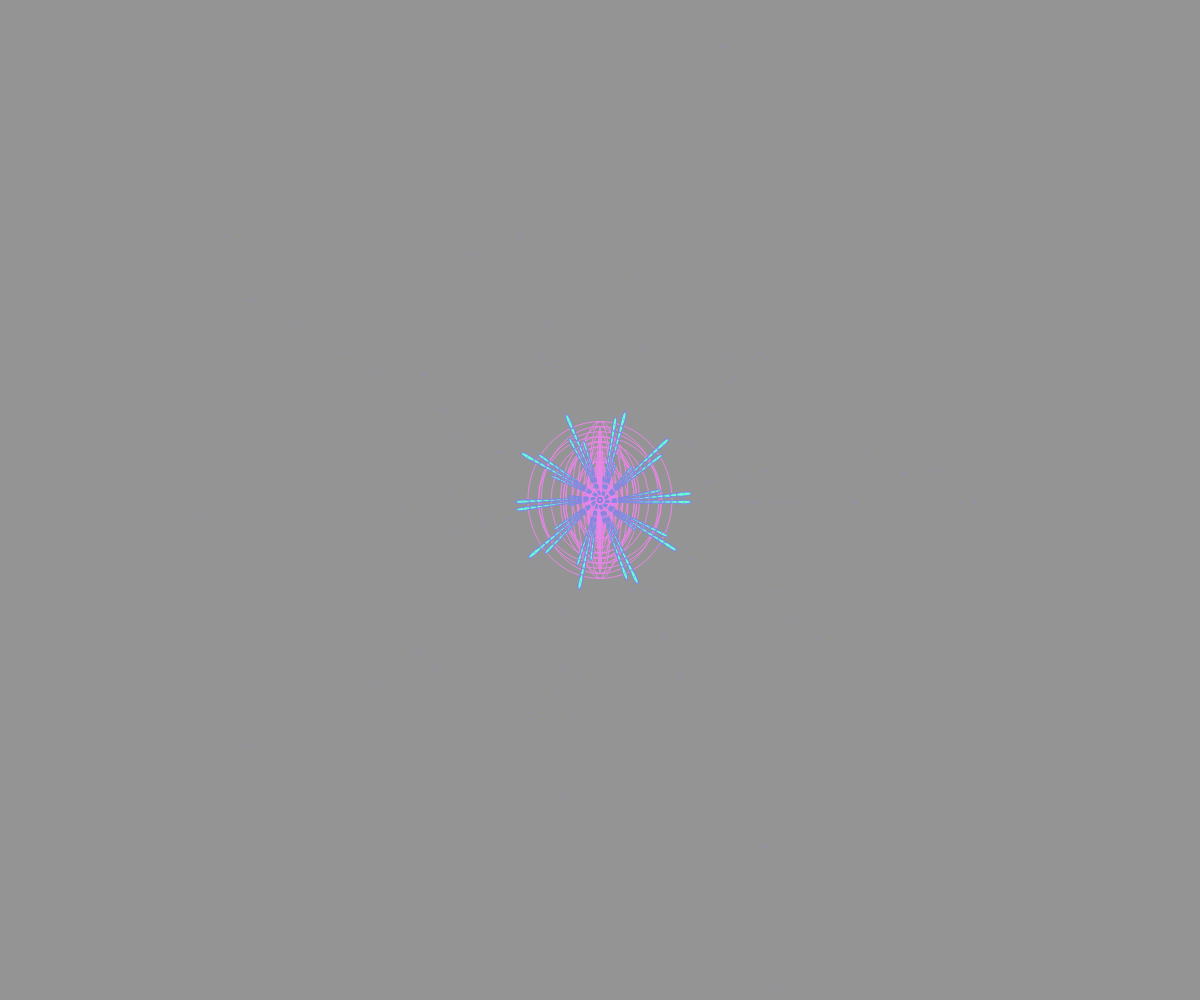
Frame 1 (no input)
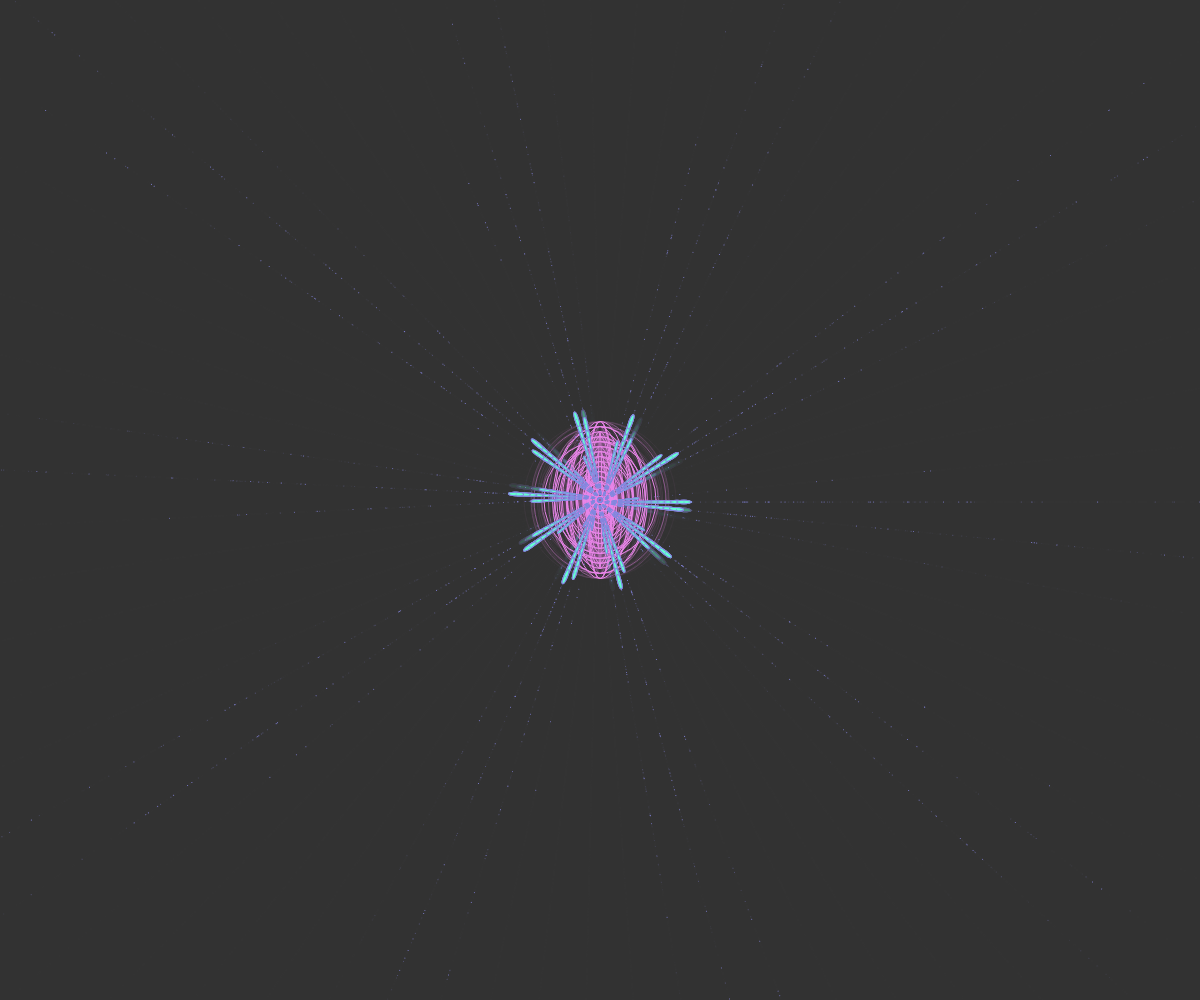
Frame 60 (no input)
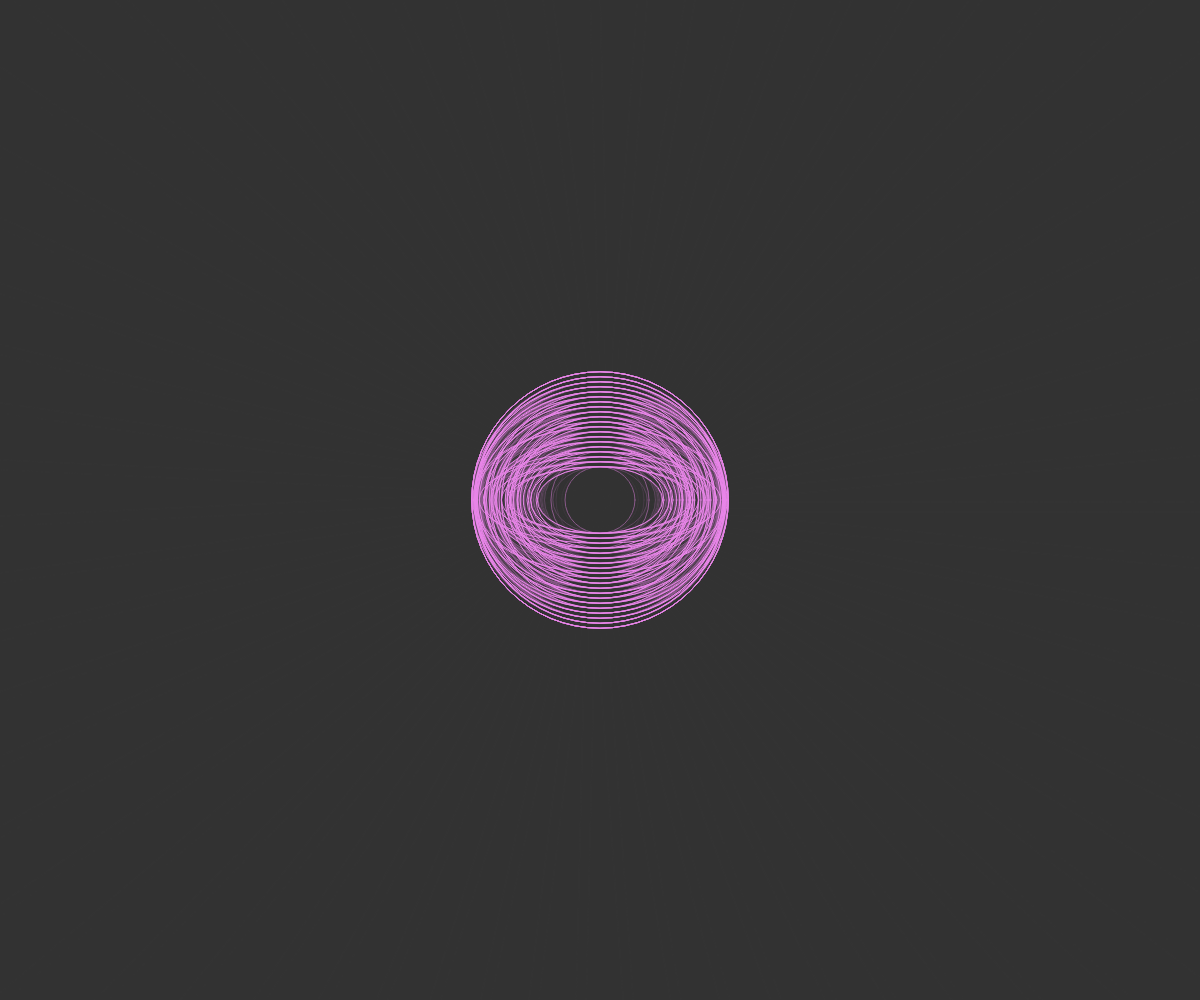
Frame 120 (the mouse pressed at the canvas centre since frame 60)

The p5.js sketch that drew these frames (run headless with seeded random() and noise() and a simulated clock; from frame 60 on, the mouse is pressed at the canvas centre):

// p5.js sketch
// ── sketch.js
let chakras = [];

function setup() {
	createCanvas(windowWidth, windowHeight);
	for (let i = 0; i < 3; i++) {
		let p = new Chakra();
		chakras.push(p);
	}
	noCursor();
}

function draw() {
	background(51, 133);
	for (let i = 0; i < chakras.length; i++) {
		chakras[i].display();
	}
}

class Chakra {
	constructor() {
		this.circleX = 0;
		this.len = 0;
		this.mit = 0;
		this.mut = 0;
		this.pat = 0;
		this.offset = 0;
		this.rots = 0;
		this.res = 67;
		this.spd = 33;
		this.scl = 0;
	}
	display() {
		this.circleX = map(mouseX, 0, width, 33, 480);
		ellipseMode(CENTER);
		stroke(233, 133, 233);
		noFill();
        for (let i = 0; i < 200; i+=10) {
          if (i %2) {
          ellipse(width/2,height/2,this.circleX - i, this.circleX - random(i));
          } else {
            ellipse(width/2,height/2,this.circleX - random(i), this.circleX - i);
          }
        }

		this.len = map(mouseX, 0, width, 13, 33);
		this.mit = map(mouseX, 0, width, -77, 77);
		this.mut = map(mouseY, 0, height, 2, 22);

		push();
		translate(width / 2, height / 2);
		this.rots = 0;
		for (let i = 0; i < this.res + 1; i++) {
			push();
			this.offset = (TWO_PI / this.res) * i;
			this.pat = map(cos(this.scl - this.offset * this.mit), 0.001, 1, 3, this.len);

			stroke(133, 133, 223);
			strokeWeight(1);
			fill(100, 255, 210);
			rotate(this.rots);
			for (let j = 0; j < this.pat; j++) {
				ellipse(0.03 + j * 7, this.mut, 3 + j, 0.3 * j);
				point(0.03 + j * random(77), this.mut, 3 + j, 0.3 * j);
				point(0.03 + j * 7, this.mut, 3 + j, 0.3 * j);
			}
			pop();
			this.rots = (TWO_PI / this.res) * i;
		}
		pop();

		this.scl += (TWO_PI / this.spd);
	}
}


function windowResized() {
	resizeCanvas(windowWidth, windowHeight);
}
